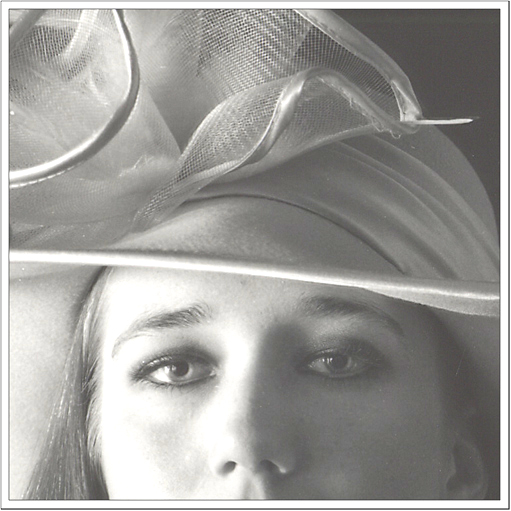
#> input picture LecturesAndDemos/Lecture4/lowcontrast.jpg, 511 x 511 px
$ python Imagehist.py   (older library calls are emulated)
#> lines starting #> are read from the running program, lines starting #| are printed output that depends on the picture
# -*- coding: utf-8 -*-
"""
Created on Wed Jan 21 15:46:53 2015
image histogram manually
@author: bxiao
"""
from scipy import misc
import matplotlib.pyplot as plt
import numpy as np

# read in the image
im = misc.imread('lowcontrast.jpg',flatten=1)
#> im: shape (511, 511) float32; min 38.07, max 255, mean 157.1
plt.imshow(im, vmin = 0, vmax = 256,cmap=plt.cm.gray)
plt.show()

# get the histogram
hist,bins = np.histogram(im.flatten(),256,[0,256])
#> hist = 256 values, max 22488 at index 255, min 0 at index 0, mean 1020; bins = 257 values from 0 to 256

# compute the cdf
cdf = hist.cumsum()
#> cdf = 256 values from 0 to 261121
# normalize the cdf
cdf_normalized = cdf * hist.max()/ cdf.max()
#> cdf_normalized = 256 values from 0 to 22488


plt.plot(cdf, color = 'b')
plt.hist(im.flatten(),256,[0,256], color = 'r')
plt.xlim([0,256])
plt.legend(('cdf','histogram'), loc = 'upper left')
plt.show()
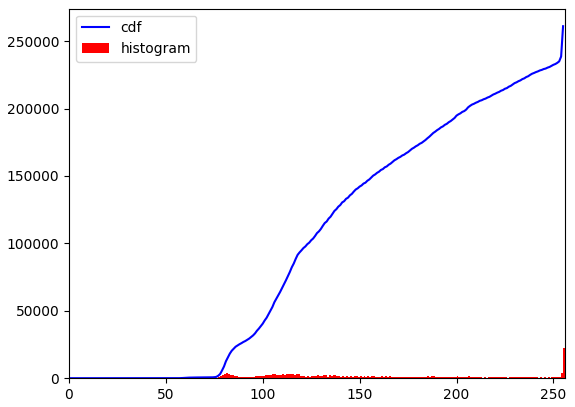
#> figure drawn by matplotlib, 1 panel; tallest bar 22488 high, from x = 255 to 256; curve peaks at x = 255, y = 261121

# plot the cdf
plt.plot(cdf_normalized, color = 'b')
plt.hist(im.flatten(),256,[0,256], color = 'r')
plt.xlim([0,256])
plt.legend(('cdf','histogram'), loc = 'upper left')
plt.show()
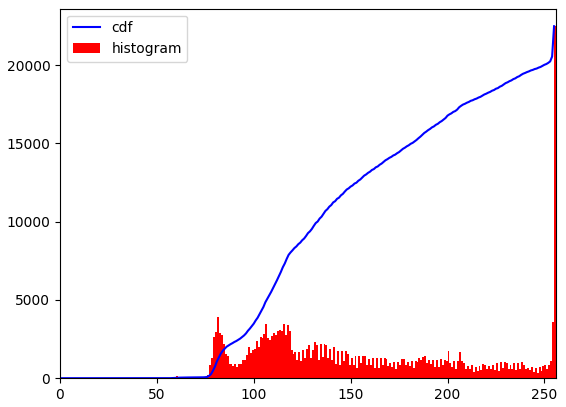
#> figure drawn by matplotlib, 1 panel; tallest bar 22488 high, from x = 255 to 256; curve peaks at x = 255, y = 22488

# normalize the cdf
cdf_m = np.ma.masked_equal(cdf,0)
cdf_m = (cdf_m - cdf_m.min())*255/(cdf_m.max()-cdf_m.min())
cdf = np.ma.filled(cdf_m,0).astype('uint8')
#> cdf = 256 values from 0 to 255

# now compute the new histogram and cdf as the above code

$ run again, with LecturesAndDemos/Lecture4/600px-Equalized_Hawkes_Bay_NZ.jpg copied over LecturesAndDemos/Lecture4/lowcontrast.jpg
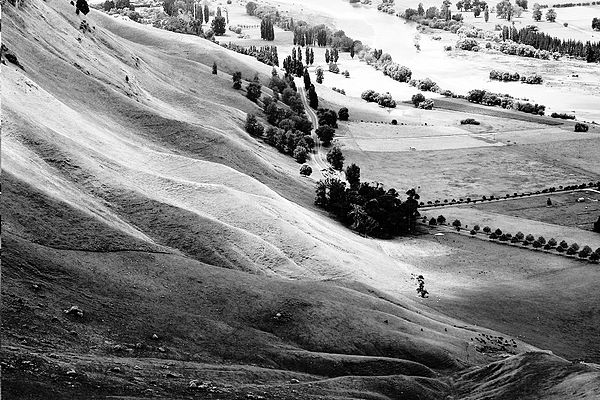
#> input picture LecturesAndDemos/Lecture4/600px-Equalized_Hawkes_Bay_NZ.jpg, 600 x 400 px
#> hist = 256 values, max 3955 at index 0, min 616 at index 1, mean 937.5; bins = 257 values from 0 to 256
#> `cdf = hist.cumsum()`: cdf = 256 values from 3955 to 240000
#> cdf_normalized = 256 values from 65.18 to 3955
#> `plt.show()`:
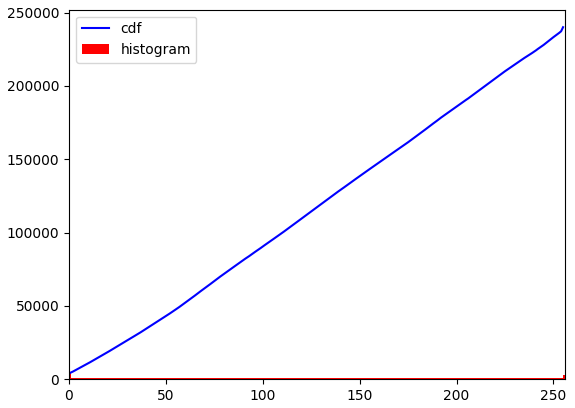
#> figure drawn by matplotlib, 1 panel; tallest bar 3955 high, from x = 0 to 1; curve peaks at x = 255, y = 240000
#> `plt.show()`:
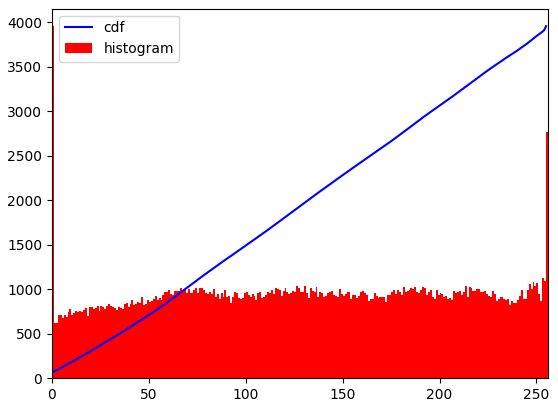
#> figure drawn by matplotlib, 1 panel; tallest bar 3955 high, from x = 0 to 1; curve peaks at x = 255, y = 3955
#> `cdf = np.ma.filled(cdf_m,0).astype('uint8')`: cdf = 256 values from 0 to 255

$ run again, with LecturesAndDemos/Lecture4/lily_dup.jpg copied over LecturesAndDemos/Lecture4/lowcontrast.jpg
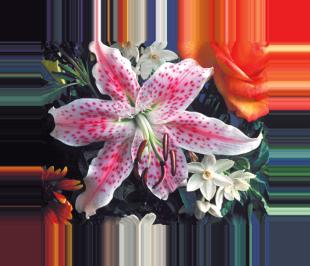
#> input picture LecturesAndDemos/Lecture4/lily_dup.jpg, 310 x 266 px
#> `im = misc.imread('lowcontrast.jpg',flatten=1)`:
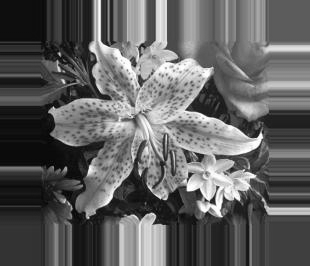
#> im: shape (266, 310) float32; min 0.57, max 255, mean 96.7
#> hist = 256 values, max 2149 at index 63, min 2 at index 0, mean 322.1; bins = 257 values from 0 to 256
#> `cdf = hist.cumsum()`: cdf = 256 values from 2 to 82460
#> cdf_normalized = 256 values from 0.0521 to 2149
#> `plt.show()`:
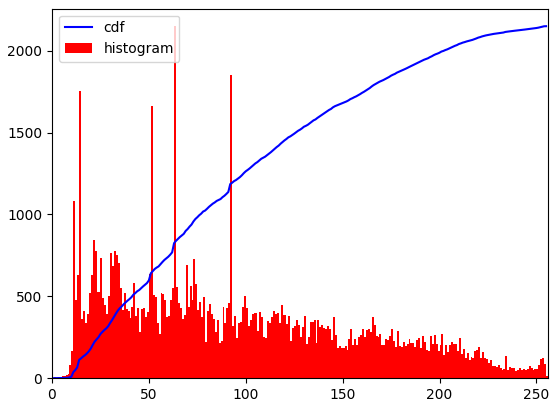
#> figure drawn by matplotlib, 1 panel; tallest bar 2149 high, from x = 63 to 64; curve peaks at x = 255, y = 2149
#> `cdf = np.ma.filled(cdf_m,0).astype('uint8')`: cdf = 256 values from 0 to 255
